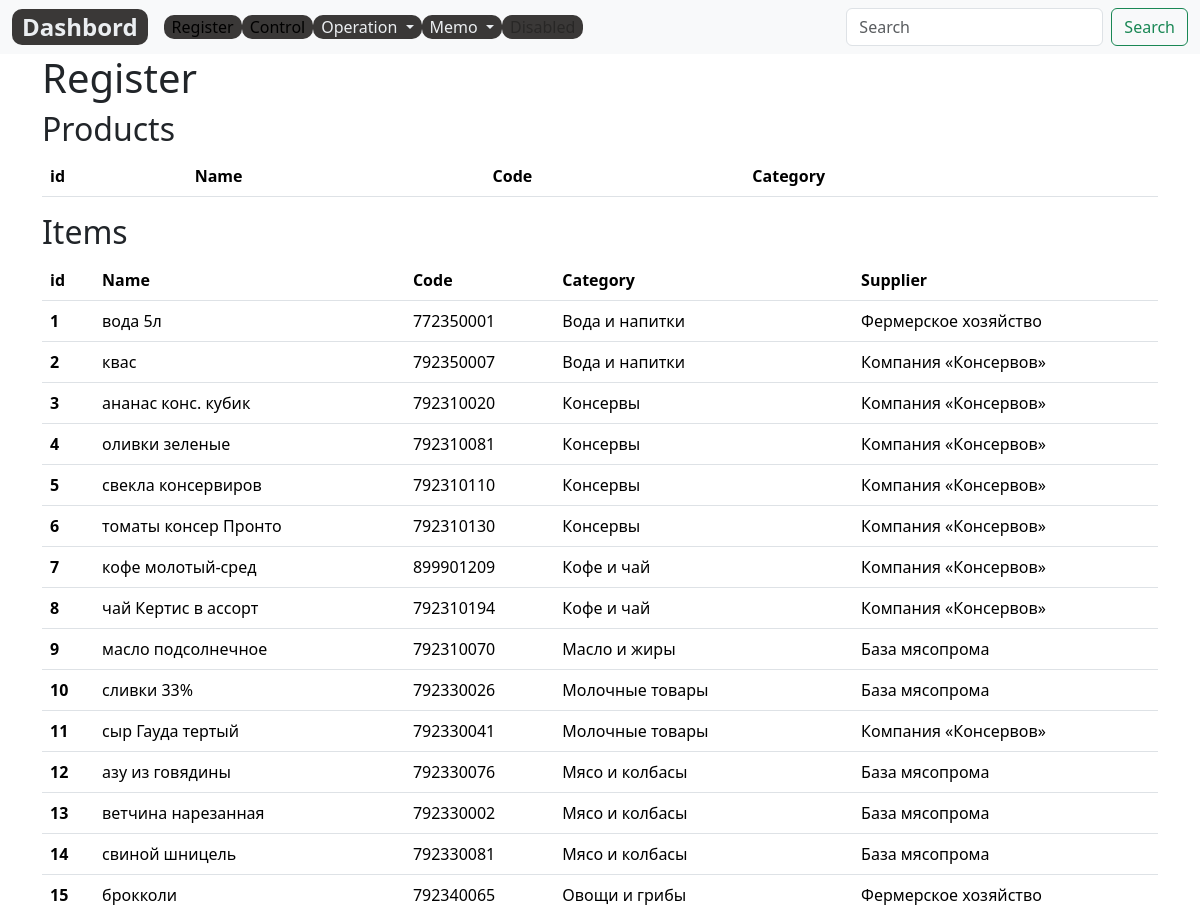
/register/ (upper part), run on an earlier commit of the app's database.
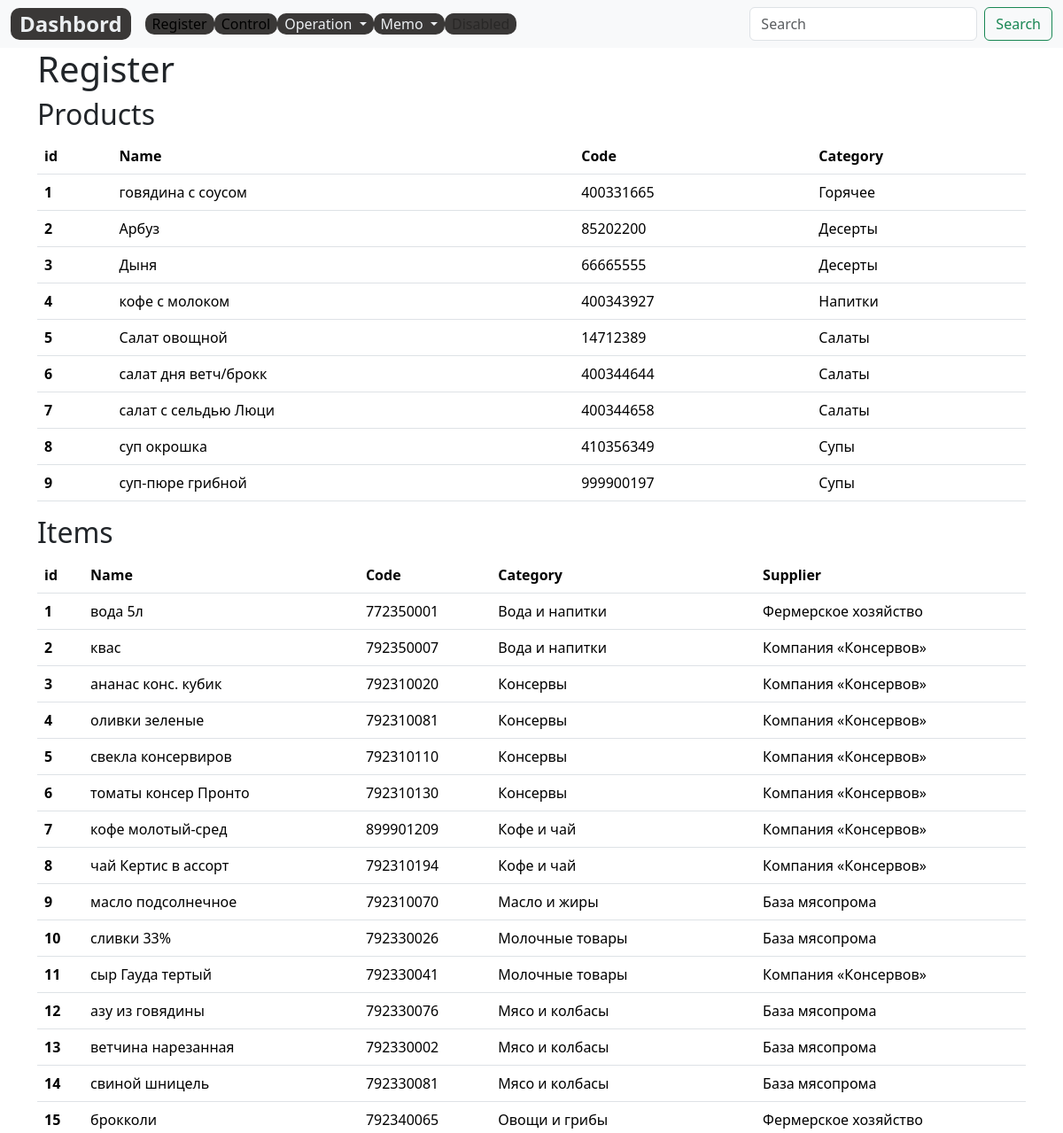
And on a later commit of the database.
### register/models.py (models this page shows, shortened)
class Item(models.Model):
    code=models.DecimalField(max_digits=12, unique=True, help_text="Не более 12 знаков",decimal_places=0,null=True,verbose_name='Код')
    name = models.CharField(max_length=200, help_text="Не более 200 знаков", unique=True,db_index=True)
    category = models.ForeignKey(
        CategoryItem, related_name='item', on_delete=models.CASCADE)
    supplier=models.ForeignKey(Supplier, related_name='item',on_delete=models.CASCADE)
    unit = models.CharField(max_length=50, help_text="Не более 50 знаков", choices=UNITS ) # pounds, lbs, oz ,grams, etc
    unit_cost = models.DecimalField(max_digits=10, help_text="Не более 10 знаков",decimal_places=2)
    description = models.TextField(blank=True, null=True)
    available = models.BooleanField(default=True)
    slug= models.SlugField(max_length=255, verbose_name='Url', unique=True)
    created_date= models.DateField(auto_now_add=True, verbose_name='Создан',null=True)
    updated_date = models.DateField(auto_now=True,  verbose_name='Изменен', null=True)
    class Meta:
        ordering = ['category','name']
        verbose_name = 'Товар'
        verbose_name_plural = 'Товары'

class CategoryItem(models.Model):
    code= models.DecimalField(max_digits=5, help_text="Не более 5 цифр", decimal_places=0, unique=True,verbose_name='Код')
    name = models.CharField(max_length=200, help_text="Не более 200 знаков", db_index=True, verbose_name='Категория')
    slug= models.SlugField(max_length=255, verbose_name='Url', unique=True)
    class Meta:
        ordering = ['name']
        verbose_name = 'Категория товара'
        verbose_name_plural = 'Категории товаров'
    def __str__(self):
        return self.name

class Supplier(models.Model):
    code=models.DecimalField(max_digits=4, help_text="Не более 4 знаков", decimal_places=0, unique=True)
    name = models.CharField(max_length=200, help_text="Не более 200 знаков",db_index=True)
    slug= models.SlugField(max_length=255, verbose_name='Url', unique=True)
    address = models.CharField(max_length=220)
    created_date = models.DateField(auto_now_add=True)
    class Meta:
        ordering = ['name']
        verbose_name = 'Поставщик'
        verbose_name_plural = 'Поставщики'
    def __str__(self):
        return self.name

class Product(models.Model):
    DIFFICULTY_LEVELS = (
        ('Easy', 'Easy'),
        ('Medium', 'Medium'),
        ('Hard', 'Hard'),
    )
    code=models.DecimalField(max_digits=10, help_text="Не более 10 знаков", decimal_places=0, unique=True)
    name = models.CharField(max_length=200,help_text="Не более 200 знаков", db_index=True, verbose_name='Продукт')
    category = models.ForeignKey(Category, related_name='product', on_delete=models.CASCADE)
    ingredient = models.ManyToManyField(Item, through=RecipeIngredient)
    difficulty = models.CharField(choices=DIFFICULTY_LEVELS, max_length=10)
    price = models.DecimalField(max_digits=10,help_text="Не более 10 знаков", decimal_places=2)
    description = models.TextField(blank=True, null=True)
    cooking= models.TextField(blank=True, null = True)
    slug= models.SlugField(max_length=255, verbose_name='Url', unique=True)
    created_date= models.DateField(auto_now_add=True, verbose_name='Создан',null=True)
    updated_date = models.DateField(auto_now=True,  verbose_name='Изменен', null=True)
    class Meta:
        ordering = ['category', 'name']
        verbose_name = 'Продукт'
        verbose_name_plural = 'Продукты'

class Category(models.Model):
    code= models.DecimalField(max_digits=5, help_text="Не более 5 цифр", decimal_places=0, unique=True,verbose_name='Код')
    name = models.CharField(max_length=200, help_text="Не более 200 знаков", db_index=True, verbose_name='Категория')
    slug= models.SlugField(max_length=255, verbose_name='Url', unique=True)
    class Meta:
        ordering = ['name']
        verbose_name = 'Категория продукта'
        verbose_name_plural = 'Категории продуктов'
    def __str__(self):
        return self.name

### register/views.py (the view)
# urls.py: path('', include('register.urls')),
def register(request):
    suppliers = Supplier.objects.all()
    items = Item.objects.all()
    products=Product.objects.all()
    recipes=RecipeIngredient.objects.all()
    categoryitems=CategoryItem.objects.all()
    categories = Category.objects.all() # Передано в news/templatetags/news_tags.py
    context = {
        'suppliers': suppliers,
        'items': items,
        'products': products,
        'recipes': recipes,
        'categoryitems': categoryitems,
        'categories': categories,
        'title':'Register'
    }
    return render(request, template_name='register/register.html', context=context)

### register/templates/register/register.html (shortened to what this page needs)
{% extends 'base_simple.html' %}
{% load static %}
{% block content %}
<div class="container">
  <h1>Register</h1>
  <h2>Products</h2>
  <table class="table">
    <thead>
      <tr>
        <th scope="col">id</th>
        <th scope="col">Name</th>
        <th scope="col">Code</th>
        <th scope="col">Category</th>
      </tr>
    </thead>
    <tbody>
      {% for product in products%}
      <tr>
        <th scope="row">{{product.id}}</th>
        <td>{{product.name}}</td>
        <td>{{product.code}}</td>
        <td>{{product.category}}</td>
      </tr>
      {% endfor %}
    </tbody>
  </table>
  <h2>Items</h2>
  <table class="table">
    <thead>
      <tr>
        <th scope="col">id</th>
        <th scope="col">Name</th>
        <th scope="col">Code</th>
        <th scope="col">Category</th>
        <th scope="col">Supplier</th>
      </tr>
    </thead>
    <tbody>
      {% for item in items%}
      <tr>
        <th scope="row">{{item.id}}</th>
        <td>{{item.name}}</td>
        <td>{{item.code}}</td>
        <td>{{item.category}}</td>
        <td>{{item.supplier}}</td>
      </tr>
      {% endfor %}
    </tbody>
  </table>
</div>
{% endblock %}

What changed in the data, as far as the page shows it:
added Product: id "1", name "говядина с соусом", code "400331665", category "Горячее"
added Product: id "2", name "Арбуз", code "85202200", category "Десерты"
added Product: id "3", name "Дыня", code "66665555", category "Десерты"
added Product: id "4", name "кофе с молоком", code "400343927", category "Напитки"
added Product: id "5", name "Салат овощной", code "14712389", category "Салаты"
added Product: id "6", name "салат дня ветч/брокк", code "400344644", category "Салаты"
added Product: id "7", name "салат с сельдью Люци", code "400344658", category "Салаты"
added Product: id "8", name "суп окрошка", code "410356349", category "Супы"
added Product: id "9", name "суп-пюре грибной", code "999900197", category "Супы"
